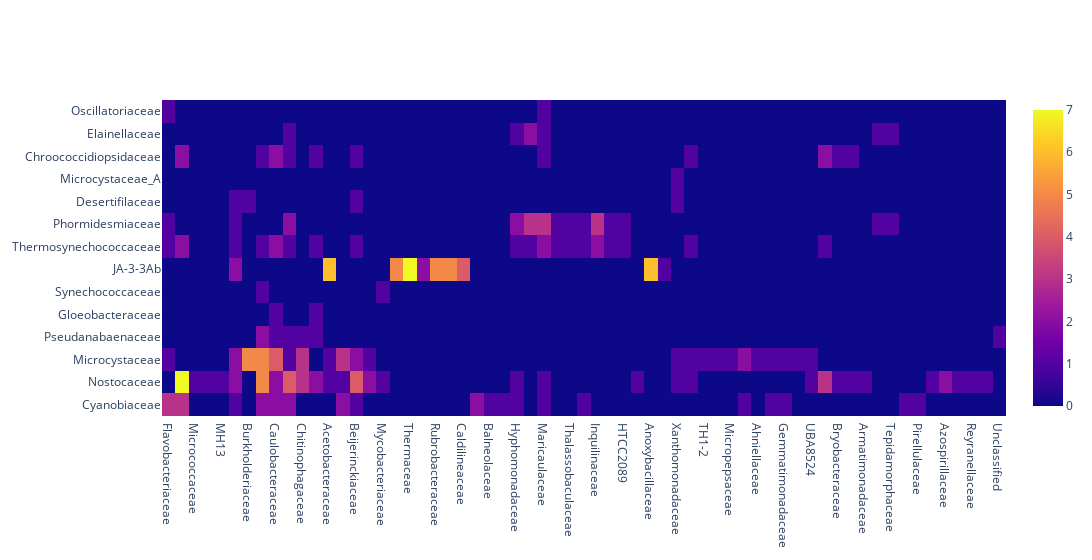

The notebook cell this image was saved under:
### Code cell
# HeatMap for family
familytuple = process(4)
familyheat = HMprocess(familytuple)
figfamily = go.Figure(data=go.Heatmap(
                   z=familyheat[1],
                   x=familytuple[1],
                   y=familyheat[0],
                   hoverongaps = False))
figfamily.update_layout(width=1200)
figfamily.show()

# Stats
familypmf = calcpoisson(familyheat[1])
sigfamily = filterbyp(familypmf, familyheat[0], familytuple[1], familyheat[1], familyheat[2])
print(sigfamily)

### Figure 1 — Plotly figure (JSON) as saved in the notebook; plotly's stock layout.template omitted (floating-point values rounded to 4 significant figures; data arrays with more than 128 entries replaced by an {"elided": "..."} marker saying what was removed)
{"data": [{"hoverongaps": false, "type": "heatmap", "x": ["Flavobacteriaceae", "Rhizobiaceae", "Micrococcaceae", "Granulosicoccaceae", "MH13", "Cyclobacteriaceae", "Burkholderiaceae", "Sphingomonadaceae", "Caulobacteraceae", "UBA1924", "Chitinophagaceae", "Microbacteriaceae", "Acetobacteraceae", "Rhodobacteraceae", "Beijerinckiaceae", "CACIAM-22H2", "Mycobacteriaceae", "SpSt-205", "Thermaceae", "Brevibacillaceae", "Rubrobacteraceae", "GBS-DC", "Caldilineaceae", "Alteromonadaceae", "Balneolaceae", "Thalassospiraceae", "Hyphomonadaceae", "DSM-21159", "Maricaulaceae", "GCA-2696645", "Thalassobaculaceae", "Oleiphilaceae", "Inquilinaceae", "CGMCC-115125", "HTCC2089", "M30B66", "Anoxybacillaceae", "Schleiferiaceae", "Xanthomonadaceae", "Phreatobacteraceae", "TH1-2", "Elsteraceae", "Micropepsaceae", "Fimbriimonadaceae", "Ahniellaceae", "Leptospiraceae", "Gemmatimonadaceae", "Rhodocyclaceae", "UBA8524", "Hyphomicrobiaceae", "Bryobacteraceae", "A4b", "Armatimonadaceae", "Saprospiraceae", "Tepidamorphaceae", "Pseudomonadaceae", "Pirellulaceae", "S36-B12", "Azospirillaceae", "Xanthobacteraceae", "Reyranellaceae", "UBA1268", "Unclassified"], "y": ["Cyanobiaceae", "Nostocaceae", "Microcystaceae", "Pseudanabaenaceae", "Gloeobacteraceae", "Synechococcaceae", "JA-3-3Ab", "Thermosynechococcaceae", "Phormidesmiaceae", "Desertifilaceae", "Microcystaceae_A", "Chroococcidiopsidaceae", "Elainellaceae", "Oscillatoriaceae"], "z": {"elided": "14x63 int values"}}], "layout": {"width": 1200}}
